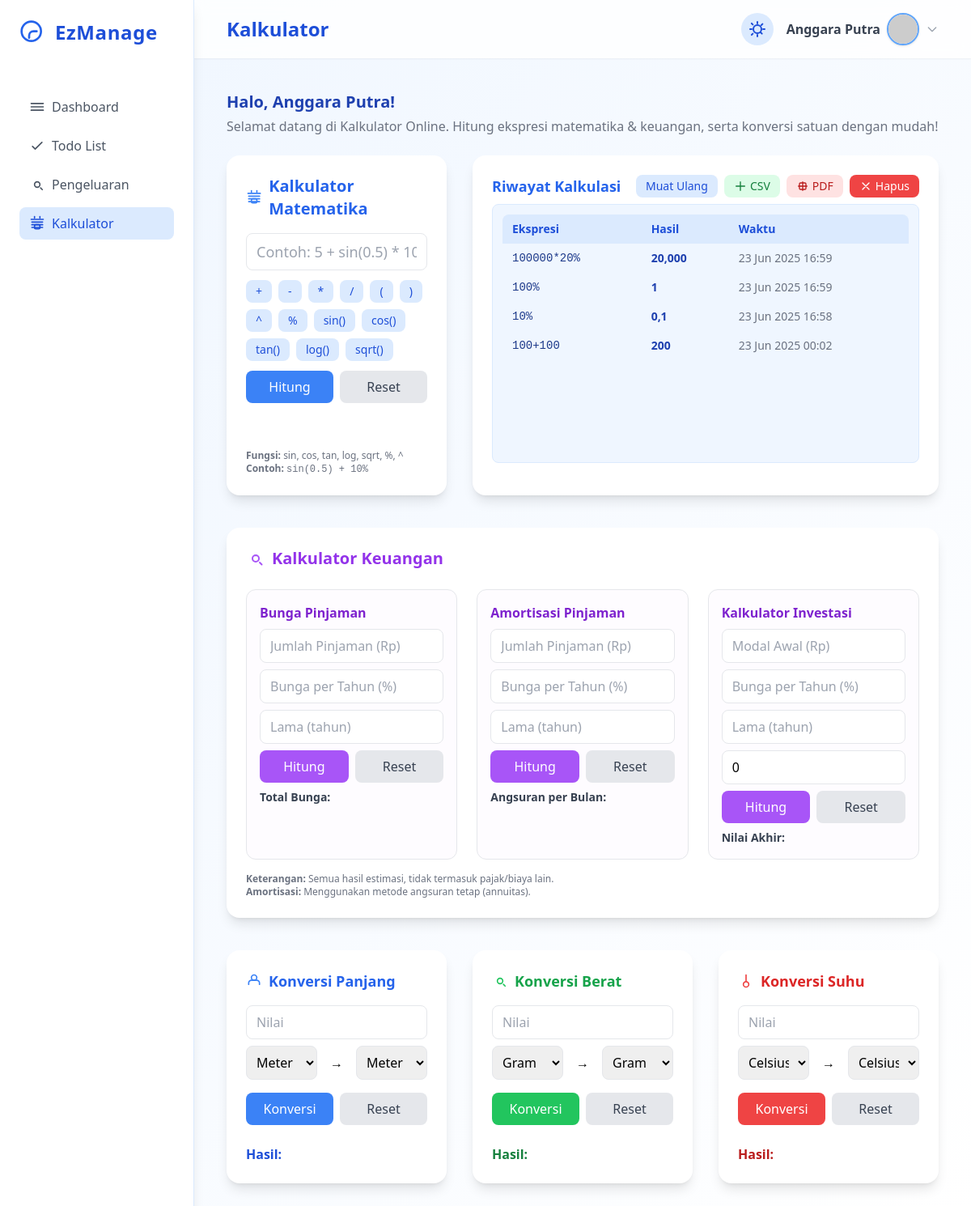
The app's page /calculations.php (signed in) with its own data.
### tables this page shows
CREATE TABLE `users` (
  `id` int NOT NULL,
  `username` varchar(50) NOT NULL,
  `fullname` varchar(100) NOT NULL,
  `email` varchar(100) NOT NULL,
  `city` varchar(20) NOT NULL,
  `password_hash` varchar(255) NOT NULL,
  `profile_pic` varchar(100) NOT NULL,
  `created_at` datetime DEFAULT CURRENT_TIMESTAMP
);

CREATE TABLE `calculations` (
  `id` int NOT NULL,
  `user_id` int NOT NULL,
  `calculation` text NOT NULL,
  `result` decimal(50,4) NOT NULL,
  `created_at` datetime DEFAULT CURRENT_TIMESTAMP
);

### calculations.php (the view, shortened to what the rows shown need)
<?php
require_once 'functions/functions.php';
$user_login = $_SESSION['user'];
$user_id = $user_login['id'];
$history = [];
$user_id_safe = intval($user_id);
$q = dbquery("SELECT calculation, result, created_at FROM calculations WHERE user_id = $user_id_safe ORDER BY created_at DESC LIMIT 50");
if ($q) {
    while ($row = mysqli_fetch_assoc($q)) {
        $history[] = [
            'calculation' => $row['calculation'],
            'result' => $row['result'],
            'created_at' => $row['created_at']
        ];
    }
}
$user = get_user_by_id($user_login['id']);
$profilePic = !empty($user['profile_pic']) && file_exists('assets/profiles/' . $user['profile_pic'])
    ? 'assets/profiles/' . $user['profile_pic']
    : 'https://ui-avatars.com/api/?name=' . urlencode($user['fullname']) . '&background=4f8ef7&color=fff';
?>
<!DOCTYPE html>
<html lang="en">
<head>
    <script src="https://cdn.tailwindcss.com"></script>
</head>
<body class="bg-gradient-to-br from-blue-50 to-white min-h-screen font-sans dark:bg-gradient-to-br dark:from-gray-900 dark:to-gray-800">
    <div class="flex min-h-screen">
        <div class="flex-1 flex flex-col md:ml-60 ml-20">
            <header class="bg-white/80 backdrop-blur shadow-sm flex items-center justify-between px-4 md:px-10 py-4 sticky top-0 z-20 dark:bg-gray-900/80 dark:shadow-gray-900/30">
                <h1 class="text-xl md:text-2xl font-bold text-blue-700 dark:text-blue-200">Kalkulator</h1>
                <div class="flex items-center gap-4">
                    <div class="relative">
                        <button id="profileDropdownBtn" class="flex items-center gap-2 focus:outline-none group">
                            <span class="font-semibold text-gray-700 hidden md:inline dark:text-gray-200"><?= htmlspecialchars(get_user_by_id($user_login['id'])['fullname']) ?></span>
                            <img id="profileImage" src="<?= htmlspecialchars($profilePic) ?>" alt="Profile" class="w-9 h-9 md:w-10 md:h-10 rounded-full border-2 border-blue-400 shadow object-cover">
                            <svg class="w-4 h-4 text-gray-400 group-hover:text-blue-500 dark:text-gray-300 dark:group-hover:text-blue-300" fill="none" stroke="currentColor" stroke-width="2" viewBox="0 0 24 24">
                                <path stroke-linecap="round" stroke-linejoin="round" d="M19 9l-7 7-7-7" />
                            </svg>
                        </button>
                    </div>
                </div>
            </header>
            <main class="flex-1 p-4 md:p-10">
                <div class="mb-6">
                    <h2 class="text-lg md:text-xl font-semibold text-blue-800 mb-1 dark:text-blue-200">
                        Halo, <?= htmlspecialchars(get_user_by_id($user_login['id'])['fullname']) ?>!
                    </h2>
                    <p class="text-gray-500 dark:text-gray-300">
                        Selamat datang di Kalkulator Online. Hitung ekspresi matematika & keuangan, serta konversi satuan dengan mudah!
                    </p>
                </div>
                <div class="grid grid-cols-1 lg:grid-cols-3 gap-8 mb-10">
                    <div class="bg-white dark:bg-gray-900 rounded-2xl shadow-lg p-6 flex flex-col justify-between min-h-[420px]">
                        <h2 class="text-xl font-bold text-blue-600 dark:text-blue-300 mb-4 flex items-center gap-2">
                            <svg class="w-6 h-6 text-blue-500 dark:text-blue-400" fill="none" stroke="currentColor" stroke-width="2" viewBox="0 0 24 24">
                                <path stroke-linecap="round" stroke-linejoin="round" d="M16 2v2M8 2v2M3 6h18M4 10h16M4 14h16M4 18h16" />
                                <rect x="8" y="14" width="8" height="6" rx="2" />
                            </svg>
                            Kalkulator Matematika
                        </h2>
                    </div>
                    <div class="bg-white dark:bg-gray-900 rounded-2xl shadow-lg p-6 flex flex-col min-h-[420px] col-span-1 lg:col-span-2">
                        <div class="max-h-80 overflow-y-auto border border-blue-100 rounded-lg bg-blue-50 p-3 flex-1 dark:bg-blue-900/20 dark:border-blue-900">
                            <?php if (empty($history)): ?>
                                <div class="text-gray-500 text-center py-8 dark:text-gray-400">Belum ada riwayat kalkulasi.</div>
                            <?php else: ?>
                                <table class="w-full text-sm" id="calc-history-table">
                                    <thead>
                                        <tr class="bg-blue-100 text-blue-700 dark:bg-blue-900/40 dark:text-blue-200">
                                            <th class="text-left py-2 px-3 rounded-tl-lg">Ekspresi</th>
                                            <th class="text-left py-2 px-3">Hasil</th>
                                            <th class="text-left py-2 px-3 rounded-tr-lg">Waktu</th>
                                        </tr>
                                    </thead>
                                    <tbody>
                                        <?php foreach ($history as $row): ?>
                                            <?php
                                            $result = $row['result'];
                                            if (is_numeric($result)) {
                                                if (floor($result) == $result) {
                                                    $display_result = number_format($result, 0, ',', ',');
                                                } else {
                                                    $display_result = rtrim(rtrim(number_format($result, 4, ',', ','), '0'), ',');
                                                }
                                            } else {
                                                $display_result = $result;
                                            }
                                            ?>
                                            <tr class="hover:bg-blue-200/60 dark:hover:bg-blue-900/60 cursor-pointer"
                                                onclick="showHistoryCalc('<?= htmlspecialchars($row['calculation'], ENT_QUOTES) ?>', '<?= htmlspecialchars($display_result, ENT_QUOTES) ?>')">
                                                <td class="py-2 px-3 font-mono text-blue-900 dark:text-blue-200"><?= htmlspecialchars($row['calculation']) ?></td>
                                                <td class="py-2 px-3 text-blue-800 font-semibold dark:text-blue-100"><?= htmlspecialchars($display_result) ?></td>
                                                <td class="py-2 px-3 text-gray-500 whitespace-nowrap dark:text-gray-400"><?= date('d M Y H:i', strtotime($row['created_at'])) ?></td>
                                            </tr>
                                        <?php endforeach; ?>
                                    </tbody>
                                </table>
                            <?php endif; ?>
                        </div>
                    </div>
                </div>
                <div class="bg-white dark:bg-gray-900 rounded-2xl shadow-lg p-6 mt-10">
                    <h2 class="text-xl font-bold text-purple-600 dark:text-purple-300 mb-6 flex items-center gap-2">
                        Kalkulator Keuangan
                    </h2>
                </div>
                <div class="grid grid-cols-1 md:grid-cols-3 gap-8 mt-10">
                    <div class="bg-white dark:bg-gray-900 rounded-2xl shadow-lg p-6 flex flex-col">
                        <h2 class="text-lg font-bold text-blue-600 dark:text-blue-300 mb-4 flex items-center gap-2">
                            <svg class="w-5 h-5 text-blue-500 dark:text-blue-400" fill="none" stroke="currentColor" stroke-width="2" viewBox="0 0 24 24">
                                <path stroke-linecap="round" stroke-linejoin="round" d="M4 17v-2a4 4 0 014-4h8a4 4 0 014 4v2" />
                                <circle cx="12" cy="7" r="4" />
                            </svg>
                            Konversi Panjang
                        </h2>
                    </div>
                    <div class="bg-white dark:bg-gray-900 rounded-2xl shadow-lg p-6 flex flex-col">
                        <h2 class="text-lg font-bold text-green-600 dark:text-green-300 mb-4 flex items-center gap-2">
                            Konversi Berat
                        </h2>
                    </div>
                    <div class="bg-white dark:bg-gray-900 rounded-2xl shadow-lg p-6 flex flex-col">
                        <h2 class="text-lg font-bold text-red-600 dark:text-red-300 mb-4 flex items-center gap-2">
                            <svg class="w-5 h-5 text-red-500 dark:text-red-400" fill="none" stroke="currentColor" stroke-width="2" viewBox="0 0 24 24">
                                <path stroke-linecap="round" stroke-linejoin="round" d="M12 3v10m0 0a4 4 0 100 8 4 4 0 000-8z" />
                            </svg>
                            Konversi Suhu
                        </h2>
                    </div>
                </div>
            </main>
        </div>
    </div>
</body>
</html>

### records on screen
users: fullname "Anggara Putra"
calculations: calculation "100000*20%", result "20,000", created_at "23 Jun 2025 16:59"
calculations: calculation "100%", result "1", created_at "23 Jun 2025 16:59"
calculations: calculation "10%", result "0,1", created_at "23 Jun 2025 16:58"
calculations: calculation "100+100", result "200", created_at "23 Jun 2025 00:02"

### other values on screen
$op "+"
$op "-"
$op "*"
$op "/"
$op "("
$op ")"
$op "^"
$op "%"
$op "sin()"
$op "cos()"
$op "tan()"
$op "log()"
$op "sqrt()"
